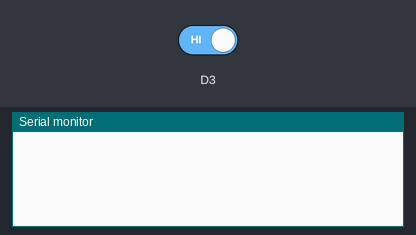
The sketch below on a simulated ESP8266 (NodeMCU). On the bench: the last lines printed to the serial monitor. Inputs (shaded band) come from the test bench; at power-on: D3 HIGH. WiFi joins after 1.5 s; servers stay silent unless stated.

Above: at 2.7 s.
2.8 s: D3 driven LOW
At 2.96 s:
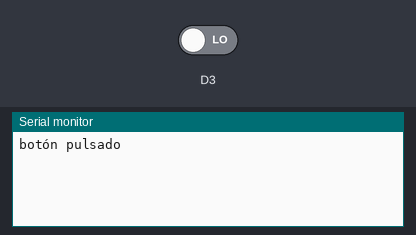
At 3.6 s:
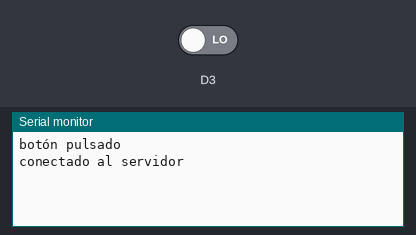

The sketch:

_04_remoteESP_LED_BUTTON.ino
```cpp
#include <ESP8266WiFiMulti.h>

const char* server = "192.168.43.235";
const int postingInterval = 20 * 1000; // post data every 20 seconds

ESP8266WiFiMulti WiFiMulti;
WiFiClient client;

bool BUTTON_state = false;
void button_pressed() {
  BUTTON_state = true;
}

void setup() {

  Serial.begin(115200);
  // Serial.setDebugOutput(true);

  WiFiMulti.addAP("marinoAP", "eraseunavez"); //tantos addAP como queramos, el conecta al mejor RSSI

  while(WiFiMulti.run() != WL_CONNECTED) {
    Serial.print(".");
    delay(500);
  }

  attachInterrupt(D3, button_pressed, FALLING); //CHANGE, RISING, FALLING Lógica inversa

  Serial.println("");

}

void loop() {
  if (BUTTON_state) {
    if (client.connect(server, 80)) {
      Serial.println("conectado al servidor");

      // Construct API request body

      client.print("POST /LED/TOGGLE HTTP/1.1\n");
      client.print("Host: 192.168.43.235\n");
      client.print("Connection: close\n");
      client.print("Content-Type: application/x-www-form-urlencoded\n");
      client.print("\n\n");
    }

    if (!client.connected())
      client.stop();
  }

  BUTTON_state=false;

  while (!BUTTON_state)
    yield();

  Serial.println("botón pulsado");
}
```

Measured:
- after the input at 2.8 s, the serial monitor: prints a new line at once (image 1)
